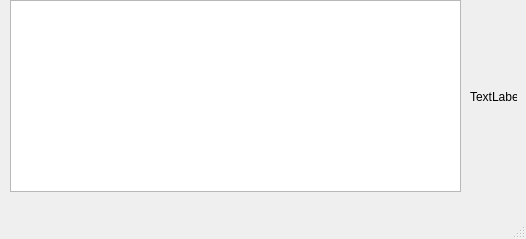
<?xml version="1.0" encoding="UTF-8"?>
<ui version="4.0">
 <class>MainWindow</class>
 <widget class="QMainWindow" name="MainWindow">
  <property name="geometry">
   <rect>
    <x>0</x>
    <y>0</y>
    <width>526</width>
    <height>239</height>
   </rect>
  </property>
  <property name="windowTitle">
   <string>MainWindow</string>
  </property>
  <widget class="QWidget" name="centralwidget">
   <widget class="QTableView" name="tableView">
    <property name="geometry">
     <rect>
      <x>10</x>
      <y>0</y>
      <width>451</width>
      <height>192</height>
     </rect>
    </property>
   </widget>
   <widget class="QLabel" name="label">
    <property name="geometry">
     <rect>
      <x>470</x>
      <y>90</y>
      <width>47</width>
      <height>13</height>
     </rect>
    </property>
    <property name="text">
     <string>TextLabel</string>
    </property>
   </widget>
  </widget>
  <widget class="QMenuBar" name="menubar">
   <property name="geometry">
    <rect>
     <x>0</x>
     <y>0</y>
     <width>526</width>
     <height>20</height>
    </rect>
   </property>
  </widget>
  <widget class="QStatusBar" name="statusbar"/>
 </widget>
 <resources/>
 <connections/>
</ui>
